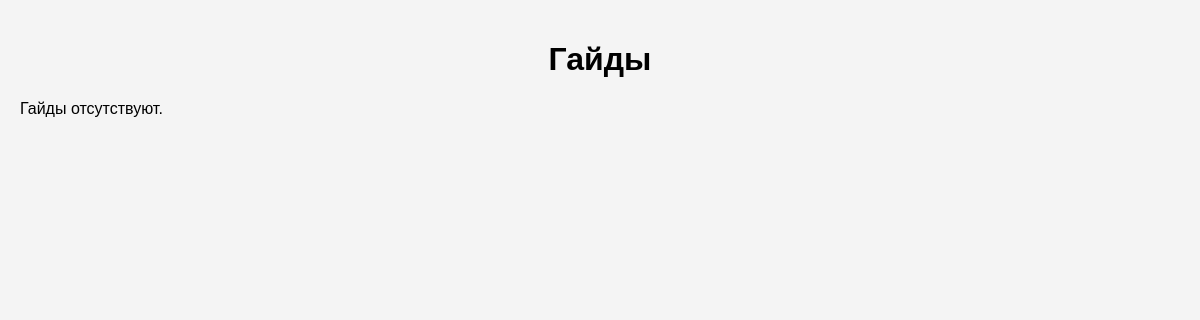
The page /guides/ on the database as committed earlier.
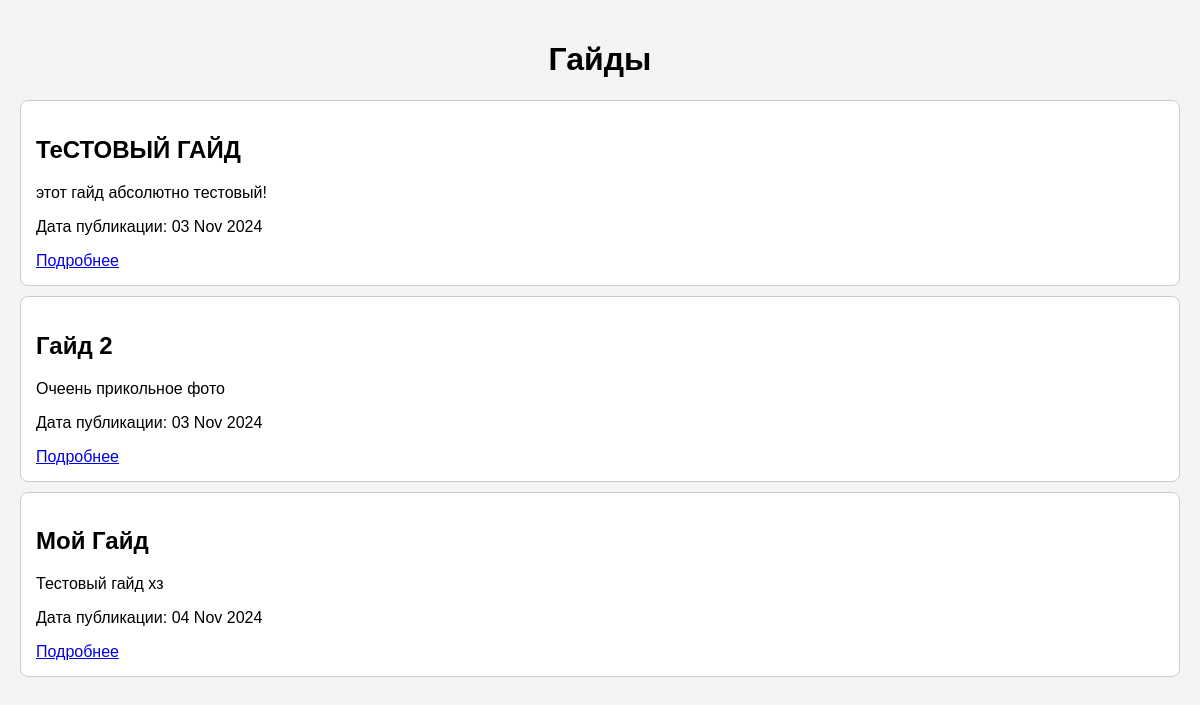
The same page on the database as committed later.
### clubapp/models.py (models this page shows, shortened)
class Guide(models.Model):
    title = models.CharField("Заголовок", max_length=50)
    description = models.TextField("Описание гайда")
    image = models.CharField("URL фото", max_length=500)
    date = models.DateTimeField("Дата публикации:",default=datetime.now)
    class Meta:
        verbose_name = 'ГАйд'
        verbose_name_plural = 'Гайды'

### clubapp/views.py (the view)
# urls.py: path('guides/', views.guides, name='guides_page'),
def guides(request):
    guides = Guide.objects.all()
    context = {
        'guides': guides
    }
    return render(request, 'guides.html', context)

### clubapp/templates/guides.html (shortened to what this page needs)
<!DOCTYPE html>
<html lang="ru">
<head>
</head>
<body>
    <h1>Гайды</h1>
    <div>
        {% for guide in guides %}
            <div class="guide">
                <h2>{{ guide.title|truncatechars:30 }}</h2>
                <p>{{ guide.description }}</p>
                <p>Дата публикации: {{ guide.date|date:"d M Y" }}</p>
                <a href="{% url 'guides_detail_page' guide.pk %}">Подробнее</a>
            </div>
        {% empty %}
            <p>Гайды отсутствуют.</p>
        {% endfor %}
    </div>
</body>
</html>

Rows that differ between the two databases and show on the page:
added Guide: title "ТеСТОВЫЙ ГАЙД", description "этот гайд абсолютно тестовый!", date "03 Nov 2024"
added Guide: title "Гайд 2", description "Очеень прикольное фото", date "03 Nov 2024"
added Guide: title "Мой Гайд", description "Тестовый гайд хз", date "04 Nov 2024"
Other text that changed with them:
text no longer shown: "Гайды отсутствуют."
